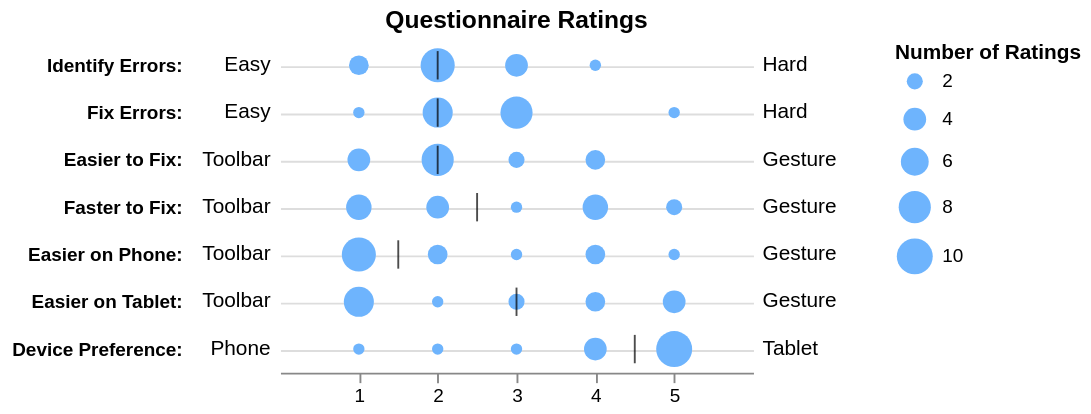

Source (Vega-Lite JSON):
### Vega specification from a JSON file in a GitHub repository (floating-point values rounded to 4 significant figures; data arrays with more than 128 entries replaced by an {"elided": "..."} marker saying what was removed)
{"$schema": "https://vega.github.io/schema/vega/v5.json", "description": "Likert Scale Ratings Distributions and Medians. (Figure 9 from @jhoffswell and @zcliu's ['Interactive Repair of Tables Extracted from PDF Documents on Mobile Devices'](https://idl.cs.washington.edu/files/2019-InteractiveTableRepair-CHI.pdf))", "background": "white", "padding": 5, "width": 250, "height": 175, "title": {"text": "Questionnaire Ratings", "frame": "group"}, "style": "cell", "encode": {"update": {"stroke": {"value": null}}}, "data": [{"name": "medians", "values": [{"name": "Identify Errors:", "median": 2.0, "lo": "Easy", "hi": "Hard"}, {"name": "Fix Errors:", "median": 2, "lo": "Easy", "hi": "Hard"}, {"name": "Easier to Fix:", "median": 2.0, "lo": "Toolbar", "hi": "Gesture"}, {"name": "Faster to Fix:", "median": 2.5, "lo": "Toolbar", "hi": "Gesture"}, {"name": "Easier on Phone:", "median": 1.5, "lo": "Toolbar", "hi": "Gesture"}, {"name": "Easier on Tablet:", "median": 3.0, "lo": "Toolbar", "hi": "Gesture"}, {"name": "Device Preference:", "median": 4.5, "lo": "Phone", "hi": "Tablet"}]}, {"name": "values", "values": {"elided": "170 records"}}, {"name": "data_0", "source": "medians", "transform": [{"type": "filter", "expr": "isValid(datum[\"median\"]) && isFinite(+datum[\"median\"])"}]}, {"name": "data_1", "source": "values", "transform": [{"type": "filter", "expr": "datum.name != 'Toolbar_First'"}, {"type": "filter", "expr": "datum.name != 'Tablet_First'"}, {"type": "filter", "expr": "datum.name != 'Participant ID'"}, {"type": "aggregate", "groupby": ["name", "value"], "ops": ["count"], "fields": [null], "as": ["__count"]}, {"type": "filter", "expr": "isValid(datum[\"value\"]) && isFinite(+datum[\"value\"])"}]}], "marks": [{"name": "layer_0_marks", "type": "symbol", "style": ["circle"], "from": {"data": "data_1"}, "encode": {"update": {"fill": {"value": "#6EB4FD"}, "ariaRoleDescription": {"value": "circle"}, "description": {"signal": "\"name\" + \": \" + (isValid(datum[\"name\"]) ? datum[\"name\"] : \"\"+datum[\"name\"]) + \"; \" + \"value\" + \": \" + (format(datum[\"value\"], \"\")) + \"; \" + \"Number of Ratings\" + \": \" + (format(datum[\"__count\"], \"\"))"}, "x": {"scale": "x", "field": "value"}, "y": {"scale": "y", "field": "name"}, "size": {"scale": "size", "field": "__count"}, "shape": {"value": "circle"}}}}, {"name": "layer_1_marks", "type": "rect", "style": ["tick"], "from": {"data": "data_0"}, "encode": {"update": {"opacity": {"value": 0.7}, "fill": {"value": "black"}, "ariaRoleDescription": {"value": "tick"}, "description": {"signal": "\"name\" + \": \" + (isValid(datum[\"name\"]) ? datum[\"name\"] : \"\"+datum[\"name\"]) + \"; \" + \"median\" + \": \" + (format(datum[\"median\"], \"\"))"}, "xc": {"scale": "x", "field": "median"}, "yc": {"scale": "y", "field": "name"}, "height": {"value": 15}, "width": {"value": 1}}}}, {"name": "layer_2_marks", "type": "text", "style": ["text"], "from": {"data": "medians"}, "encode": {"update": {"align": {"value": "right"}, "fill": {"value": "black"}, "description": {"signal": "\"name\" + \": \" + (isValid(datum[\"name\"]) ? datum[\"name\"] : \"\"+datum[\"name\"]) + \"; \" + \"lo\" + \": \" + (isValid(datum[\"lo\"]) ? datum[\"lo\"] : \"\"+datum[\"lo\"])"}, "x": {"value": -5}, "y": {"scale": "y", "field": "name"}, "text": {"signal": "isValid(datum[\"lo\"]) ? datum[\"lo\"] : \"\"+datum[\"lo\"]"}, "baseline": {"value": "middle"}}}}, {"name": "layer_3_marks", "type": "text", "style": ["text"], "from": {"data": "medians"}, "encode": {"update": {"align": {"value": "left"}, "fill": {"value": "black"}, "description": {"signal": "\"name\" + \": \" + (isValid(datum[\"name\"]) ? datum[\"name\"] : \"\"+datum[\"name\"]) + \"; \" + \"hi\" + \": \" + (isValid(datum[\"hi\"]) ? datum[\"hi\"] : \"\"+datum[\"hi\"])"}, "x": {"value": 255}, "y": {"scale": "y", "field": "name"}, "text": {"signal": "isValid(datum[\"hi\"]) ? datum[\"hi\"] : \"\"+datum[\"hi\"]"}, "baseline": {"value": "middle"}}}}], "scales": [{"name": "x", "type": "linear", "domain": [0, 6], "range": [0, {"signal": "width"}], "nice": true, "zero": true}, {"name": "y", "type": "point", "domain": {"fields": [{"data": "data_1", "field": "name"}, {"data": "data_0", "field": "name"}, {"data": "medians", "field": "name"}]}, "range": [0, {"signal": "height"}], "padding": 0.5}, {"name": "size", "type": "linear", "domain": {"data": "data_1", "field": "__count"}, "range": [0, 361], "zero": true}], "axes": [{"scale": "y", "orient": "left", "grid": true, "offset": 50, "gridScale": "x", "domain": false, "labels": false, "aria": false, "maxExtent": 0, "minExtent": 0, "ticks": false, "zindex": 0}, {"scale": "x", "orient": "bottom", "grid": false, "values": [1, 2, 3, 4, 5], "labelFlush": true, "labelOverlap": true, "tickCount": {"signal": "ceil(width/40)"}, "zindex": 0}, {"scale": "y", "orient": "left", "grid": false, "domain": false, "labelFontWeight": "bold", "offset": 50, "ticks": false, "zindex": 0}], "legends": [{"offset": 75, "title": "Number of Ratings", "size": "size", "gradientLength": {"signal": "clamp(height, 64, 200)"}, "symbolType": "circle", "encode": {"symbols": {"update": {"fill": {"value": "#6EB4FD"}, "stroke": {"value": "transparent"}}}}}]}
